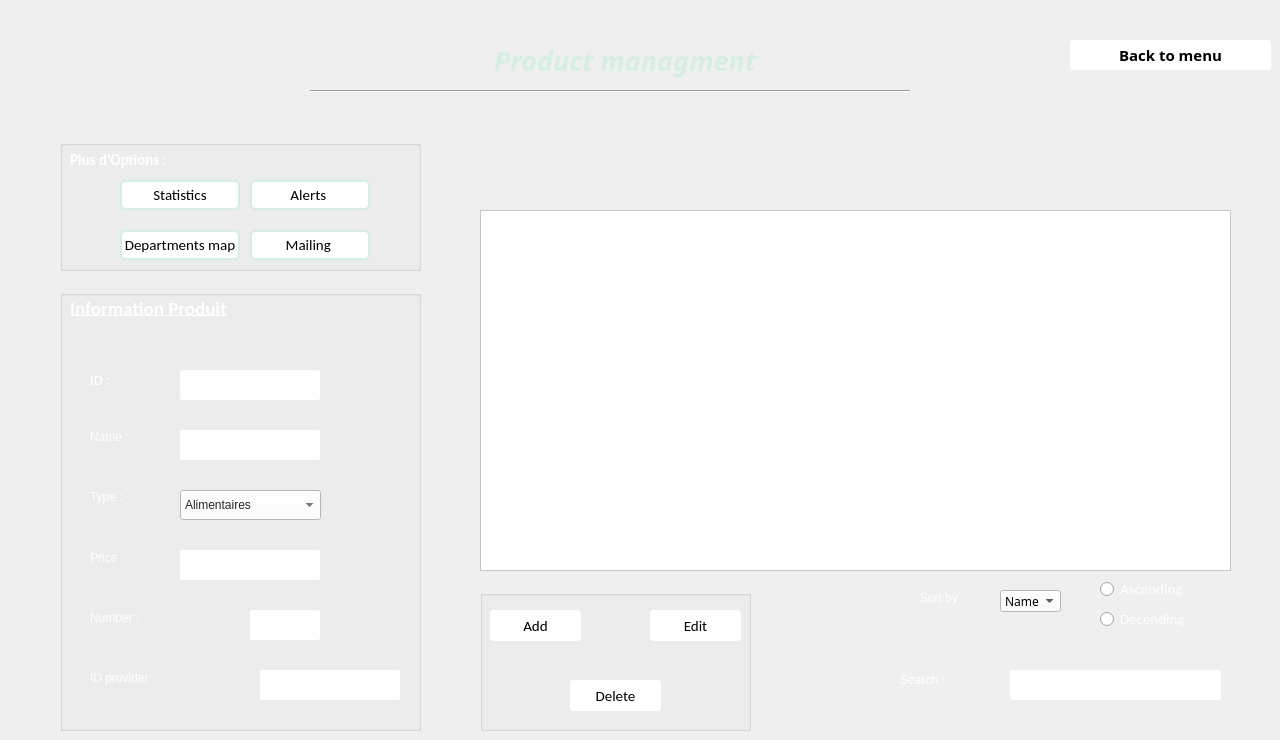
      <widget class="QWidget" name="produit">
       <widget class="QGroupBox" name="groupBox_p">
        <property name="geometry">
         <rect>
          <x>60</x>
          <y>290</y>
          <width>361</width>
          <height>441</height>
         </rect>
        </property>
        <property name="styleSheet">
         <string notr="true">font: 11pt &quot;Calibri&quot;;
color: rgb(255, 255, 255);</string>
        </property>
        <property name="title">
         <string/>
        </property>
        <widget class="QLabel" name="textid_p">
         <property name="geometry">
          <rect>
           <x>30</x>
           <y>80</y>
           <width>81</width>
           <height>20</height>
          </rect>
         </property>
         <property name="font">
          <font>
           <family>Calibri</family>
           <pointsize>11</pointsize>
           <weight>50</weight>
           <italic>false</italic>
           <bold>false</bold>
          </font>
         </property>
         <property name="text">
          <string>ID :</string>
         </property>
        </widget>
        <widget class="QLabel" name="texte_nom_p">
         <property name="geometry">
          <rect>
           <x>30</x>
           <y>140</y>
           <width>47</width>
           <height>14</height>
          </rect>
         </property>
         <property name="text">
          <string>Name :</string>
         </property>
        </widget>
        <widget class="QLabel" name="texte_prix_p">
         <property name="geometry">
          <rect>
           <x>30</x>
           <y>260</y>
           <width>51</width>
           <height>16</height>
          </rect>
         </property>
         <property name="text">
          <string>Price :</string>
         </property>
        </widget>
        <widget class="QLabel" name="texte_libelle_p">
         <property name="geometry">
          <rect>
           <x>30</x>
           <y>200</y>
           <width>47</width>
           <height>14</height>
          </rect>
         </property>
         <property name="text">
          <string>Type :</string>
         </property>
        </widget>
        <widget class="QLabel" name="texte_nbrE_p">
         <property name="geometry">
          <rect>
           <x>30</x>
           <y>320</y>
           <width>151</width>
           <height>16</height>
          </rect>
         </property>
         <property name="text">
          <string>Number :</string>
         </property>
        </widget>
        <widget class="QLabel" name="texte_idF_p">
         <property name="geometry">
          <rect>
           <x>30</x>
           <y>380</y>
           <width>171</width>
           <height>16</height>
          </rect>
         </property>
         <property name="text">
          <string>ID provider :</string>
         </property>
        </widget>
        <widget class="QLineEdit" name="lineEdit_Id_p">
         <property name="geometry">
          <rect>
           <x>120</x>
           <y>80</y>
           <width>140</width>
           <height>30</height>
          </rect>
         </property>
         <property name="styleSheet">
          <string notr="true">border-width: 2px;
border-color: rgb(255, 255, 255);
border-style: outset;
border-radius: 3px;
color: rgb(255, 255, 255);</string>
         </property>
         <property name="text">
          <string/>
         </property>
        </widget>
        <widget class="QLineEdit" name="lineEdit_Nom_p">
         <property name="geometry">
          <rect>
           <x>120</x>
           <y>140</y>
           <width>140</width>
           <height>30</height>
          </rect>
         </property>
         <property name="styleSheet">
          <string notr="true">border-width: 2px;
border-color: rgb(255, 255, 255);
border-style: outset;
border-radius: 3px;
color: rgb(255, 255, 255);</string>
         </property>
        </widget>
        <widget class="QLineEdit" name="lineEdit_Prix_p">
         <property name="geometry">
          <rect>
           <x>120</x>
           <y>260</y>
           <width>140</width>
           <height>30</height>
          </rect>
         </property>
         <property name="styleSheet">
          <string notr="true">border-width: 2px;
border-color: rgb(255, 255, 255);
border-style: outset;
border-radius: 3px;
color: rgb(255, 255, 255);</string>
         </property>
        </widget>
        <widget class="QLineEdit" name="lineEdit_nbre_E_p">
         <property name="geometry">
          <rect>
           <x>190</x>
           <y>320</y>
           <width>70</width>
           <height>30</height>
          </rect>
         </property>
         <property name="styleSheet">
          <string notr="true">border-width: 2px;
border-color: rgb(255, 255, 255);
border-style: outset;
border-radius: 3px;
color: rgb(255, 255, 255);</string>
         </property>
        </widget>
        <widget class="QLineEdit" name="lineEdit_Idf_p">
         <property name="geometry">
          <rect>
           <x>200</x>
           <y>380</y>
           <width>140</width>
           <height>30</height>
          </rect>
         </property>
         <property name="styleSheet">
          <string notr="true">border-width: 2px;
border-color: rgb(255, 255, 255);
border-style: outset;
border-radius: 3px;
color: rgb(255, 255, 255);</string>
         </property>
        </widget>
        <widget class="QComboBox" name="comboBox_Libelle_p">
         <property name="geometry">
          <rect>
           <x>120</x>
           <y>200</y>
           <width>141</width>
           <height>30</height>
          </rect>
         </property>
         <property name="styleSheet">
          <string notr="true">background-color: rgb(255, 255, 255);
color: rgb(39, 39, 39);
</string>
         </property>
         <item>
          <property name="text">
           <string>Alimentaires</string>
          </property>
         </item>
         <item>
          <property name="text">
           <string>Entretients</string>
          </property>
         </item>
        </widget>
        <widget class="QLabel" name="titre_GB2_p">
         <property name="geometry">
          <rect>
           <x>10</x>
           <y>10</y>
           <width>191</width>
           <height>16</height>
          </rect>
         </property>
         <property name="font">
          <font>
           <family>Calibri</family>
           <pointsize>14</pointsize>
           <weight>75</weight>
           <italic>false</italic>
           <bold>true</bold>
           <underline>true</underline>
          </font>
         </property>
         <property name="styleSheet">
          <string notr="true">font: 75 bold 14pt &quot;Calibri&quot;;
text-decoration: underline;</string>
         </property>
         <property name="text">
          <string>Information Produit</string>
         </property>
        </widget>
       </widget>
       <widget class="QTableView" name="tableView_p">
        <property name="geometry">
         <rect>
          <x>480</x>
          <y>210</y>
          <width>751</width>
          <height>361</height>
         </rect>
        </property>
        <property name="styleSheet">
         <string notr="true">background-color: rgb(255, 255, 255);
</string>
        </property>
       </widget>
       <widget class="QGroupBox" name="groupBox_3">
        <property name="geometry">
         <rect>
          <x>480</x>
          <y>590</y>
          <width>271</width>
          <height>141</height>
         </rect>
        </property>
        <property name="title">
         <string/>
        </property>
        <widget class="QPushButton" name="pushButton_Ajouter_p">
         <property name="geometry">
          <rect>
           <x>10</x>
           <y>20</y>
           <width>91</width>
           <height>31</height>
          </rect>
         </property>
         <property name="font">
          <font>
           <family>Calibri</family>
           <pointsize>11</pointsize>
          </font>
         </property>
         <property name="styleSheet">
          <string notr="true">background-color: rgb(255, 255, 255);
border-radius: 3px;
</string>
         </property>
         <property name="text">
          <string>Add</string>
         </property>
        </widget>
        <widget class="QPushButton" name="pushButton_modifier_p">
         <property name="geometry">
          <rect>
           <x>170</x>
           <y>20</y>
           <width>91</width>
           <height>31</height>
          </rect>
         </property>
         <property name="font">
          <font>
           <family>Calibri</family>
           <pointsize>11</pointsize>
          </font>
         </property>
         <property name="styleSheet">
          <string notr="true">background-color: rgb(255, 255, 255);
border-radius: 3px;
</string>
         </property>
         <property name="text">
          <string>Edit</string>
         </property>
        </widget>
        <widget class="QPushButton" name="pushButton_supprimer_p">
         <property name="geometry">
          <rect>
           <x>90</x>
           <y>90</y>
           <width>91</width>
           <height>31</height>
          </rect>
         </property>
         <property name="font">
          <font>
           <family>Calibri</family>
           <pointsize>11</pointsize>
          </font>
         </property>
         <property name="styleSheet">
          <string notr="true">background-color: rgb(255, 255, 255);
border-radius: 3px;
</string>
         </property>
         <property name="text">
          <string>Delete</string>
         </property>
        </widget>
       </widget>
       <widget class="QLabel" name="texte_rechercher_p">
        <property name="geometry">
         <rect>
          <x>900</x>
          <y>670</y>
          <width>91</width>
          <height>20</height>
         </rect>
        </property>
        <property name="styleSheet">
         <string notr="true">font: 11pt &quot;Calibri&quot;;
color: rgb(255, 255, 255);</string>
        </property>
        <property name="text">
         <string>Search :</string>
        </property>
       </widget>
       <widget class="QRadioButton" name="croissant_p">
        <property name="geometry">
         <rect>
          <x>1100</x>
          <y>580</y>
          <width>101</width>
          <height>18</height>
         </rect>
        </property>
        <property name="font">
         <font>
          <family>Calibri</family>
          <pointsize>11</pointsize>
          <weight>50</weight>
          <italic>false</italic>
          <bold>false</bold>
         </font>
        </property>
        <property name="styleSheet">
         <string notr="true">color: rgb(255, 255, 255);
font: 11pt &quot;Calibri&quot;;</string>
        </property>
        <property name="text">
         <string>Ascending</string>
        </property>
       </widget>
       <widget class="QLabel" name="texte_Trier_p">
        <property name="geometry">
         <rect>
          <x>920</x>
          <y>590</y>
          <width>61</width>
          <height>16</height>
         </rect>
        </property>
        <property name="styleSheet">
         <string notr="true">font: 11pt &quot;Calibri&quot;;
color: rgb(255, 255, 255);</string>
        </property>
        <property name="text">
         <string>Sort by :</string>
        </property>
       </widget>
       <widget class="QComboBox" name="comboBox_Tri_p">
        <property name="geometry">
         <rect>
          <x>1000</x>
          <y>590</y>
          <width>61</width>
          <height>22</height>
         </rect>
        </property>
        <property name="font">
         <font>
          <family>Calibri Light</family>
          <pointsize>9</pointsize>
         </font>
        </property>
        <property name="styleSheet">
         <string notr="true">background-color: rgb(255, 255, 255);

</string>
        </property>
        <item>
         <property name="text">
          <string>Name</string>
         </property>
        </item>
        <item>
         <property name="text">
          <string>Number</string>
         </property>
        </item>
        <item>
         <property name="text">
          <string>Price</string>
         </property>
        </item>
       </widget>
       <widget class="QRadioButton" name="decroissant_p">
        <property name="geometry">
         <rect>
          <x>1100</x>
          <y>610</y>
          <width>111</width>
          <height>18</height>
         </rect>
        </property>
        <property name="font">
         <font>
          <family>Calibri</family>
          <pointsize>11</pointsize>
          <weight>50</weight>
          <italic>false</italic>
          <bold>false</bold>
         </font>
        </property>
        <property name="styleSheet">
         <string notr="true">color: rgb(255, 255, 255);
font: 11pt &quot;Calibri&quot;;</string>
        </property>
        <property name="text">
         <string>Decending</string>
        </property>
       </widget>
       <widget class="QLineEdit" name="lineEdit_rechercher_p">
        <property name="geometry">
         <rect>
          <x>1010</x>
          <y>670</y>
          <width>211</width>
          <height>30</height>
         </rect>
        </property>
        <property name="styleSheet">
         <string notr="true">border-width: 2px;
border-color: rgb(255, 255, 255);
border-style: outset;
border-radius: 3px;
color: rgb(255, 255, 255);</string>
        </property>
       </widget>
       <widget class="QLabel" name="titre1_p">
        <property name="geometry">
         <rect>
          <x>430</x>
          <y>40</y>
          <width>390</width>
          <height>40</height>
         </rect>
        </property>
        <property name="font">
         <font>
          <family>Calibri Light</family>
          <pointsize>20</pointsize>
          <weight>75</weight>
          <italic>true</italic>
          <bold>true</bold>
         </font>
        </property>
        <property name="styleSheet">
         <string notr="true">color: rgb(212, 239, 223);</string>
        </property>
        <property name="text">
         <string>Product managment</string>
        </property>
        <property name="alignment">
         <set>Qt::AlignCenter</set>
        </property>
       </widget>
       <widget class="Line" name="line1_p">
        <property name="geometry">
         <rect>
          <x>310</x>
          <y>90</y>
          <width>600</width>
          <height>3</height>
         </rect>
        </property>
        <property name="orientation">
         <enum>Qt::Horizontal</enum>
        </property>
       </widget>
       <widget class="QPushButton" name="pushButton_Retour_P">
        <property name="geometry">
         <rect>
          <x>1070</x>
          <y>40</y>
          <width>201</width>
          <height>30</height>
         </rect>
        </property>
        <property name="font">
         <font>
          <family>Calibri Light</family>
          <pointsize>11</pointsize>
          <weight>75</weight>
          <bold>true</bold>
         </font>
        </property>
        <property name="cursor">
         <cursorShape>PointingHandCursor</cursorShape>
        </property>
        <property name="styleSheet">
         <string notr="true">background-color: rgb(255, 255, 255);
border-radius: 3px;
</string>
        </property>
        <property name="text">
         <string>Back to menu</string>
        </property>
        <property name="iconSize">
         <size>
          <width>20</width>
          <height>20</height>
         </size>
        </property>
        <property name="flat">
         <bool>false</bool>
        </property>
       </widget>
       <widget class="QGroupBox" name="groupBox_p_3">
        <property name="geometry">
         <rect>
          <x>60</x>
          <y>140</y>
          <width>361</width>
          <height>131</height>
         </rect>
        </property>
        <property name="styleSheet">
         <string notr="true">font: 11pt &quot;Calibri&quot;;
color: rgb(255, 255, 255);</string>
        </property>
        <property name="title">
         <string/>
        </property>
        <widget class="QLabel" name="titre_GB1_p">
         <property name="geometry">
          <rect>
           <x>10</x>
           <y>10</y>
           <width>131</width>
           <height>20</height>
          </rect>
         </property>
         <property name="font">
          <font>
           <family>Calibri</family>
           <pointsize>11</pointsize>
           <weight>75</weight>
           <italic>false</italic>
           <bold>true</bold>
          </font>
         </property>
         <property name="styleSheet">
          <string notr="true">font: 75 bold  11pt &quot;Calibri&quot;;
color: rgb(255, 255, 255);</string>
         </property>
         <property name="text">
          <string>Plus d'Options :</string>
         </property>
        </widget>
        <widget class="QPushButton" name="pushButton_Stat_p">
         <property name="geometry">
          <rect>
           <x>60</x>
           <y>40</y>
           <width>120</width>
           <height>30</height>
          </rect>
         </property>
         <property name="font">
          <font>
           <family>Calibri</family>
           <pointsize>11</pointsize>
           <weight>50</weight>
           <italic>false</italic>
           <bold>false</bold>
          </font>
         </property>
         <property name="styleSheet">
          <string notr="true">background-color: rgb(255, 255, 255);
color: rgb(0, 0, 0);
border-radius: 3px;
border: 2px solid rgb(212, 239, 223);
border-radius: 5px;
</string>
         </property>
         <property name="text">
          <string>Statistics</string>
         </property>
        </widget>
        <widget class="QPushButton" name="pushButton_map_p">
         <property name="geometry">
          <rect>
           <x>60</x>
           <y>90</y>
           <width>120</width>
           <height>30</height>
          </rect>
         </property>
         <property name="font">
          <font>
           <family>Calibri</family>
           <pointsize>11</pointsize>
           <weight>50</weight>
           <italic>false</italic>
           <bold>false</bold>
          </font>
         </property>
         <property name="styleSheet">
          <string notr="true">background-color: rgb(255, 255, 255);
color: rgb(0, 0, 0);
border-radius: 3px;
border: 2px solid rgb(212, 239, 223);
border-radius: 5px;
</string>
         </property>
         <property name="text">
          <string>Departments map</string>
         </property>
        </widget>
        <widget class="QPushButton" name="pushButton_mail_p">
         <property name="geometry">
          <rect>
           <x>190</x>
           <y>90</y>
           <width>120</width>
           <height>30</height>
          </rect>
         </property>
         <property name="font">
          <font>
           <family>Calibri</family>
           <pointsize>11</pointsize>
           <weight>50</weight>
           <italic>false</italic>
           <bold>false</bold>
          </font>
         </property>
         <property name="styleSheet">
          <string notr="true">background-color: rgb(255, 255, 255);
color: rgb(0, 0, 0);
border-radius: 3px;
border: 2px solid rgb(212, 239, 223);
border-radius: 5px;
</string>
         </property>
         <property name="text">
          <string>Mailing </string>
         </property>
        </widget>
        <widget class="QPushButton" name="pushButton_alertes_p">
         <property name="geometry">
          <rect>
           <x>190</x>
           <y>40</y>
           <width>120</width>
           <height>30</height>
          </rect>
         </property>
         <property name="font">
          <font>
           <family>Calibri</family>
           <pointsize>11</pointsize>
           <weight>50</weight>
           <italic>false</italic>
           <bold>false</bold>
          </font>
         </property>
         <property name="styleSheet">
          <string notr="true">background-color: rgb(255, 255, 255);
color: rgb(0, 0, 0);
border-radius: 3px;
border: 2px solid rgb(212, 239, 223);
border-radius: 5px;


</string>
         </property>
         <property name="text">
          <string>Alerts </string>
         </property>
        </widget>
       </widget>
      </widget>
